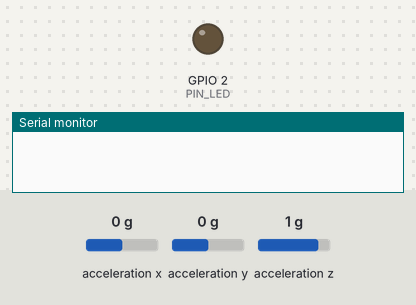
Simulated run of this sketch. Board: ESP8266 (NodeMCU). Parts: output pins drawn as LEDs (lit = HIGH), the last lines printed to the serial monitor. Wiring (inferred from the names in the program): MPU-9250 motion sensor at I2C address 0x68. The test bench sets the inputs (shaded band); at power-on: acceleration x 0 g, acceleration y 0 g, acceleration z 1 g. WiFi joins after 1.5 s; servers stay silent unless stated; random numbers use the default seed unless the sketch sets one; no MQTT or app messages arrive unless stated.

Above: at 0.0 s.
At 1.7 s:
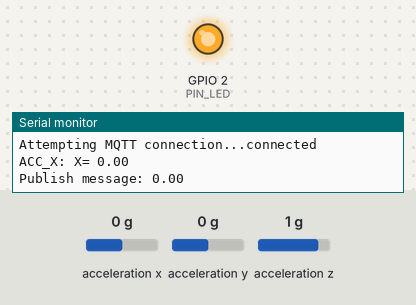
Timing chart, 0 to 3.2 s (numbered marks = the images above):
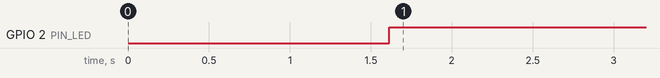

Measured:
- by itself, GPIO 2 (PIN_LED): LOW → HIGH at 1.6 s

The sketch:

mqtt_esp8266_example.ino
```cpp
/*
 ESP8266 MQTT example
 This sketch demonstrates the capabilities of the pubsub library in combination
 with the ESP8266 board/library.

 Prerequisites:

 PubSubClient -> Install the library through : Arduino -> Tools -> Manage Libraries -> type PubSubClient -> install the package created by Nick O'Leary (newest version)

 Git: https://github.com/knolleary/pubsubclient
 API: https://pubsubclient.knolleary.net/

ESP8266 first reads acceleration data, then it connects to an MQTT server "broker.mqtt-dashboard.com", and finally publishes acceleration measurements to the topic "RatkoACCData"

 More info:
 "broker.mqtt-dashboard.com" is a publicly available MQTT broker. You can set your own MQTT broker on ESP8266 or your laptop
 MQTT introduction: https://www.hivemq.com/mqtt-essentials/
*/

#include <ESP8266WiFi.h>
#include <PubSubClient.h>
#include<Wire.h>
#include<Ticker.h>

#define INTERVAL 100
#define PIN_LED 2
#define I2C_ADD_MPU 104
#define I2C_ADD_BMP 118
#define TABLE_SIZE_MPU 7
#define GYRO_OBCUT 131
#define REG_GYRO_CONFIG 0x1B // 27
#define RATE 10
#define I2C_ADD_IO1 32
#define ACC_X_OUT 59

// Update these with values suitable for your network.

const char* ssid = "esp8266";
const char* password = "adminadmin";
const char* mqtt_server = "broker.mqtt-dashboard.com";
const char* topic = "RatkoACCData";


WiFiClient espClient;
PubSubClient client(espClient);
unsigned long lastMsg = 0;
#define MSG_BUFFER_SIZE	(50)
char msg[MSG_BUFFER_SIZE];
int value = 0;

Ticker tick;
int32_t table[TABLE_SIZE_MPU];
float delilnik = 131.0f;
float acc_x_calib = 0.0;

// funkcije:
void beriPodatke();
void acc_config();


void beriPodatke() {
  static uint32_t count = 0;
  digitalWrite(PIN_LED, 0);
  static float acc_x = 0.0f;
  int32_t table;

  //**** MPU-9250
  //**** Naslov registra
  // "zapiši", od katerega naslova registra dalje želimo brati
  Wire.beginTransmission(I2C_ADD_MPU);
  Wire.write(ACC_X_OUT);
  Wire.endTransmission();

  //** Branje: pospešek v x_osi
  //** Zdaj mikrokrmilnik bere od naslova ACC_X_OUT
  //** Bere dva bajta prvi bajt:
  Wire.requestFrom(I2C_ADD_MPU, 2);
  table = (int8_t)Wire.read();
  table = table << 8;
  table += (uint8_t)Wire.read();


  acc_x += ((table / delilnik)-acc_x_calib)/RATE;


  if (count % RATE == 0)
  {
    // Izpišemo
    Serial.print("ACC_X: X= ");
    Serial.print(acc_x);
    Serial.println("");

    // MQTT
    // sends acceleration data as string stored in msg variable
    client.loop();
    snprintf (msg, MSG_BUFFER_SIZE, "%4.2f", acc_x);
    Serial.print("Publish message: ");
    Serial.println(msg);
    client.publish(topic, msg);
    // resetiramo vrednost
    acc_x = 0;
  }


  // števec
  count = count+1;
  digitalWrite(PIN_LED, 1);
}

void setup_wifi() {

  delay(10);
  // We start by connecting to a WiFi network
  Serial.println();
  Serial.print("Connecting to ");
  Serial.println(ssid);

  WiFi.mode(WIFI_STA);
  WiFi.begin(ssid, password);

  while (WiFi.status() != WL_CONNECTED) {
    delay(500);
    Serial.print(".");
  }

  randomSeed(micros());

  Serial.println("");
  Serial.println("WiFi connected");
  Serial.println("IP address: ");
  Serial.println(WiFi.localIP());
}

void reconnect() {
  // Loop until we're reconnected
  while (!client.connected()) {
    Serial.print("Attempting MQTT connection...");
    // Create a random client ID
    String clientId = "ESP8266Client-";
    clientId += String(random(0xffff), HEX);
    // Attempt to connect
    if (client.connect(clientId.c_str())) {
      Serial.println("connected");
      // ... and resubscribe
      client.subscribe("inTopic");
    } else {
      Serial.print("failed, rc=");
      Serial.print(client.state());
      Serial.println(" try again in 5 seconds");
      // Wait 5 seconds before retrying
      delay(5000);
    }
  }
}

void setup() {
  pinMode(BUILTIN_LED, OUTPUT);     // Initialize the BUILTIN_LED pin as an output
  Serial.begin(115200);
  setup_wifi();
  client.setServer(mqtt_server, 1883);

  // Inicializiramo I2C na podanih pinih
  Wire.begin(12,14);
  // nastavimo frekvenco vodila na 100 kHz
  Wire.setClock(100000);

  tick.attach_ms(INTERVAL, beriPodatke);

  if (!client.connected()) {
    reconnect();
  }
}

void loop() {

}
```
